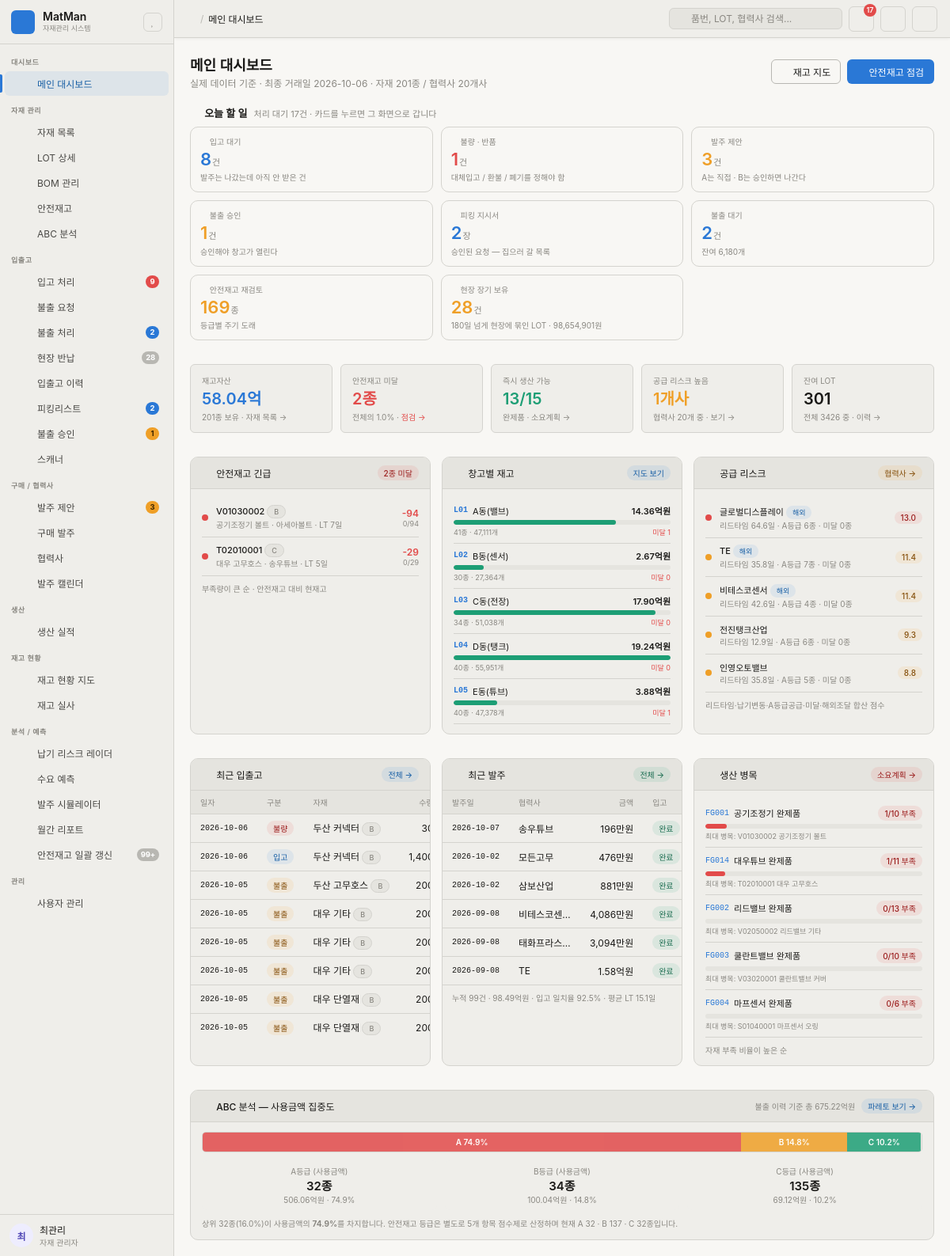
The page / on the database its author committed.
### tables this page shows
CREATE TABLE Safe_tb (
    P_ID          TEXT PRIMARY KEY,
    Lead_Time     INTEGER,             -- 리드타임(일)
    Sf_Lv         TEXT,                -- 등급 A/B/C (5개 점수 합계로 결정)
    Sf_Num        INTEGER,             -- 안전재고 수량 = 공식 계산 결과
    Price_Score   INTEGER,             -- 단가        1~3점
    Sub_Score     INTEGER,             -- 대체가능성  1~3점
    Impact_Score  INTEGER,             -- 결품영향도  1~3점
    Supply_Score  INTEGER,             -- 공급안정성  1~3점
    Usage_Score   INTEGER              -- 사용빈도    1~3점 (원본에 70건 결측)
);

CREATE TABLE Location_tb (
    Loc_ID     TEXT PRIMARY KEY,       -- 창고 코드 (L01~L05)
    Loc_N      TEXT                    -- 창고명
);

CREATE TABLE Company_tb (
    BRN        TEXT PRIMARY KEY,       -- 협력사 코드
    CP_N       TEXT,                   -- 협력사명
    Is_Foreign TEXT                    -- 해외 여부 Y/N
);

CREATE TABLE Product_tb (
    P_ID        TEXT PRIMARY KEY,      -- 자재코드 9자리 = 대(1)+중(2)+소(2)+일련(4)
    P_N         TEXT,                  -- 자재명
    Spec        TEXT,                  -- 규격/재질 (예: M6×12 SUS304, [대체] 표기 포함)
    BRN         TEXT,                  -- 공급 협력사
    P_Price     REAL,                  -- 단가
    MainCat     TEXT,
    SubCat      TEXT,
    DetailCat   TEXT,
    MinOrderQty INTEGER,               -- 최소발주수량(MOQ)
    PkgUnit     INTEGER                -- 포장단위
);

CREATE TABLE Purchase_Header_tb (
    H_ID   TEXT PRIMARY KEY,           -- 발주번호 PO...
    BRN    TEXT,                       -- 발주처
    P_Date TEXT                        -- 발주일
);

CREATE TABLE FG_tb (
    FG_ID    TEXT PRIMARY KEY,         -- 완제품 코드 FG001~FG015
    FG_N     TEXT,                     -- 완제품명
    MainCat  TEXT,                     -- 대분류 (V/S/E/U/T)
    SubCat   TEXT,                     -- 중분류
    Unit     TEXT                      -- 단위
);

CREATE TABLE BOM_tb (
    BOM_ID   TEXT PRIMARY KEY,         -- BOM0001~
    FG_ID    TEXT,                     -- 완제품
    P_ID     TEXT,                     -- 소요 자재
    Spec     TEXT,                     -- 규격
    BOM_Qty  INTEGER,                  -- 완제품 1대당 소요량
    Unit     TEXT,
    BOM_Type TEXT                      -- '표준' 또는 '대체 (→원자재P_ID)'
);

### app.py (the view)
@app.route("/")
def dashboard():
    conn = db.connect()
    try:
        data = db.dashboard(conn)
    finally:
        conn.close()
    return render_template("dashboard.html", **get_menu_context("dashboard"),
                           page_title="메인 대시보드", d=data)

### templates/dashboard.html
{% extends "base.html" %}
{% block content %}
{% macro won(n) -%}
{%- if n >= 100000000 -%}{{ "%.2f"|format(n/100000000) }}억
{%- elif n >= 10000 -%}{{ "{:,.0f}".format(n/10000) }}만
{%- else -%}{{ "{:,.0f}".format(n) }}{%- endif -%}
{%- endmacro %}
<div class="page-header">
  <div>
    <div class="page-title">메인 대시보드</div>
    <div class="page-subtitle">
      실제 데이터 기준 · 최종 거래일 {{ d.date_to }} · 자재 {{ d.kpi.item_cnt }}종 / 협력사 {{ d.kpi.supplier_cnt }}개사
    </div>
  </div>
  <div class="page-actions">
    <a href="/stock-map" class="btn"><i class="ti ti-building-warehouse"></i>재고 지도</a>
    <a href="/safety-stock" class="btn btn-primary"><i class="ti ti-shield-check"></i>안전재고 점검</a>
  </div>
</div>
<div class="todo-bar">
  <div class="todo-h">
    <i class="ti ti-checkup-list" style="color:var(--fill-accent)"></i>
    <span class="t">오늘 할 일</span>
    <span class="n">처리 대기 {{ d.todo_total }}건 · 카드를 누르면 그 화면으로 갑니다</span>
  </div>
  <div class="todo-grid">
    {%- for t in d.todo %}
    <a class="todo-card todo-{{ t.tone }}" href="{{ t.url }}">
      <div class="todo-l"><i class="ti {{ icon[t.key] }}"></i>{{ t.label }}</div>
      <div class="todo-v">{{ t.n }}<small>{{ t.unit }}</small></div>
      <div class="todo-s">{{ t.sub }}</div>
    </a>
    {%- endfor %}
  </div>
</div>
<div class="kpi-grid kpi-grid-5">
  <div class="kpi-card">
    <div class="kpi-label">재고자산</div>
    <div class="kpi-value kpi-ac">{{ "%.2f"|format(d.kpi.stock_value/100000000) }}억</div>
    <div class="kpi-sub">{{ d.kpi.item_cnt }}종 보유 · <a href="/products">자재 목록 →</a></div>
  </div>
  <div class="kpi-card">
    <div class="kpi-label">안전재고 미달</div>
    <div class="kpi-value kpi-dn">{{ d.kpi.short_cnt }}종</div>
    <div class="kpi-sub">전체의 {{ d.kpi.short_pct }}% · <a href="/safety-stock" style="color:var(--fill-danger)">점검 →</a></div>
  </div>
  <div class="kpi-card">
    <div class="kpi-label">즉시 생산 가능</div>
    <div class="kpi-value {% if d.kpi.makeable == 0 %}kpi-dn{% else %}kpi-ok{% endif %}">{{ d.kpi.makeable }}/{{ d.kpi.fg_cnt }}</div>
    <div class="kpi-sub">완제품 · <a href="/bom">소요계획 →</a></div>
  </div>
  <div class="kpi-card">
    <div class="kpi-label">공급 리스크 높음</div>
    <div class="kpi-value kpi-wn">{{ d.kpi.risk_high }}개사</div>
    <div class="kpi-sub">협력사 {{ d.kpi.supplier_cnt }}개 중 · <a href="/suppliers">보기 →</a></div>
  </div>
  <div class="kpi-card">
    <div class="kpi-label">잔여 LOT</div>
    <div class="kpi-value">{{ d.kpi.lot_live }}</div>
    <div class="kpi-sub">전체 {{ d.kpi.lot_total }} 중 · <a href="/tx-history">이력 →</a></div>
  </div>
</div>
<div class="dash-grid" style="margin-top:14px">
  <div class="card">
    <div class="card-header">
      <i class="ti ti-alert-triangle" style="color:var(--fill-danger)"></i>
      <span class="card-title">안전재고 긴급</span>
      <a href="/safety-stock" class="badge badge-danger">{{ d.kpi.short_cnt }}종 미달</a>
    </div>
    <div class="card-body">
      {% for r in d.urgent %}
      <div class="risk-row">
        <div class="risk-level lv-crit"></div>
        <div style="flex:1;min-width:0">
          <div style="font-size:11px;font-weight:500">{{ r.P_ID }}
            <span class="badge badge-muted" style="font-size:9px">{{ r.grade }}</span>
          </div>
          <div style="font-size:10px;color:var(--text-muted);white-space:nowrap;overflow:hidden;text-overflow:ellipsis">
            {{ r.P_N }} · {{ r.supplier or '-' }} · LT {{ r.lead_time }}일
          </div>
        </div>
        <div style="text-align:right;flex-shrink:0">
          <div style="font-size:12px;font-weight:600;color:var(--fill-danger)">{{ r.diff }}</div>
          <div style="font-size:9px;color:var(--text-muted)">{{ r.stock }}/{{ r.safe_qty }}</div>
        </div>
      </div>
      {% endfor %}
      <div style="font-size:10px;color:var(--text-muted);padding-top:8px">부족량이 큰 순 · 안전재고 대비 현재고</div>
    </div>
  </div>
  <div class="card">
    <div class="card-header">
      <i class="ti ti-building-warehouse" style="color:var(--fill-accent)"></i>
      <span class="card-title">창고별 재고</span>
      <a href="/stock-map" class="badge badge-primary">지도 보기</a>
    </div>
    <div class="card-body">
      {% for z in d.zones %}
      <div style="padding:7px 0;border-bottom:0.5px solid var(--border)">
        <div style="display:flex;align-items:center;gap:6px;margin-bottom:4px">
          <span style="font-family:ui-monospace,monospace;font-size:10px;font-weight:600;color:var(--fill-accent)">{{ z.Loc_ID }}</span>
          <span style="font-size:11px;flex:1">{{ z.Loc_N }}</span>
          <span style="font-size:11px;font-weight:600">{{ won(z.value) }}원</span>
        </div>
        <div class="progress">
          <div class="progress-fill {% if z.short_cnt >= 14 %}progress-dn{% elif z.short_cnt >= 13 %}progress-wn{% else %}progress-ok{% endif %}"
               style="width:{{ (z.value / d.zone_max * 100)|round(1) }}%"></div>
        </div>
        <div style="display:flex;justify-content:space-between;font-size:9px;color:var(--text-muted);margin-top:3px">
          <span>{{ z.item_cnt }}종 · {{ "{:,}".format(z.qty) }}개</span>
          <span style="color:var(--fill-danger)">미달 {{ z.short_cnt }}</span>
        </div>
      </div>
      {% endfor %}
    </div>
  </div>
  <div class="card">
    <div class="card-header">
      <i class="ti ti-building-store" style="color:var(--fill-warning)"></i>
      <span class="card-title">공급 리스크</span>
      <a href="/suppliers" class="badge badge-warning">협력사 →</a>
    </div>
    <div class="card-body">
      {% for c in d.risk_suppliers %}
      <div class="risk-row">
        <div class="risk-level {% if c.risk_lv == '높음' %}lv-crit{% elif c.risk_lv == '보통' %}lv-high{% else %}lv-ok{% endif %}"></div>
        <div style="flex:1;min-width:0">
          <div style="font-size:11px;font-weight:500">{{ c.CP_N }}
            {% if c.is_foreign == 'Y' %}<span class="badge badge-primary" style="font-size:9px">해외</span>{% endif %}
          </div>
          <div style="font-size:10px;color:var(--text-muted)">
            리드타임 {{ c.lt_avg }}일 · A등급 {{ c.grade_a }}종 · 미달 {{ c.short_cnt }}종
          </div>
        </div>
        <span class="badge {% if c.risk_lv == '높음' %}badge-danger{% elif c.risk_lv == '보통' %}badge-warning{% else %}badge-success{% endif %}">{{ c.risk }}</span>
      </div>
      {% endfor %}
      <div style="font-size:10px;color:var(--text-muted);padding-top:8px">리드타임·납기변동·A등급공급·미달·해외조달 합산 점수</div>
    </div>
  </div>
</div>
<div class="dash-grid" style="margin-top:14px">
  <div class="card">
    <div class="card-header">
      <i class="ti ti-history" style="color:var(--fill-accent)"></i>
      <span class="card-title">최근 입출고</span>
      <a href="/tx-history" class="badge badge-primary">전체 →</a>
    </div>
    <div class="card-body" style="padding:0">
      <table class="table">
        <thead><tr><th>일자</th><th>구분</th><th>자재</th><th style="text-align:right">수량</th></tr></thead>
        <tbody>
          {% for t in d.recent_tx %}
          <tr>
            <td style="font-family:ui-monospace,monospace;font-size:10px">{{ t.T_Date }}</td>
            <td><span class="badge {% if t.kind == 'in' %}badge-primary{% elif t.kind == 'bad' %}badge-danger{% elif t.kind == 'move' %}badge-muted{% else %}badge-warning{% endif %}">{{ t.T_Type }}</span></td>
            <td style="max-width:130px;overflow:hidden;text-overflow:ellipsis;white-space:nowrap">
              {{ t.P_N }}{% if t.grade %} <span class="badge badge-muted" style="font-size:9px">{{ t.grade }}</span>{% endif %}
            </td>
            <td style="text-align:right">{{ "{:,}".format(t.T_Num) }}</td>
          </tr>
          {% endfor %}
        </tbody>
      </table>
    </div>
  </div>
  <div class="card">
    <div class="card-header">
      <i class="ti ti-truck-delivery" style="color:var(--fill-success)"></i>
      <span class="card-title">최근 발주</span>
      <a href="/purchase" class="badge badge-success">전체 →</a>
    </div>
    <div class="card-body" style="padding:0">
      <table class="table">
        <thead><tr><th>발주일</th><th>협력사</th><th style="text-align:right">금액</th><th>입고</th></tr></thead>
        <tbody>
          {% for o in d.recent_po %}
          <tr>
            <td style="font-family:ui-monospace,monospace;font-size:10px">{{ o.date }}</td>
            <td style="max-width:90px;overflow:hidden;text-overflow:ellipsis;white-space:nowrap">{{ o.supplier }}</td>
            <td style="text-align:right">{{ won(o.amount) }}원</td>
            <td>
              {% if o.short %}<span class="badge badge-danger">부족 {{ o.short }}</span>
              {% else %}<span class="badge badge-success">완료</span>{% endif %}
            </td>
          </tr>
          {% endfor %}
        </tbody>
      </table>
      <div style="padding:8px 12px;font-size:10px;color:var(--text-muted);border-top:0.5px solid var(--border)">
        누적 {{ d.po_sum.order_cnt }}건 · {{ won(d.po_sum.amount) }}원 · 입고 일치율 {{ d.po_sum.ok_pct }}% · 평균 LT {{ d.po_sum.lead_avg }}일
      </div>
    </div>
  </div>
  <div class="card">
    <div class="card-header">
      <i class="ti ti-tool" style="color:var(--fill-danger)"></i>
      <span class="card-title">생산 병목</span>
      <a href="/bom" class="badge badge-danger">소요계획 →</a>
    </div>
    <div class="card-body">
      {% for f in d.fg_blocked %}
      <div style="padding:7px 0;border-bottom:0.5px solid var(--border)">
        <div style="display:flex;align-items:center;gap:6px">
          <span style="font-family:ui-monospace,monospace;font-size:10px;color:var(--fill-accent)">{{ f.FG_ID }}</span>
          <span style="font-size:11px;flex:1;overflow:hidden;text-overflow:ellipsis;white-space:nowrap">{{ f.FG_N }}</span>
          <span class="badge badge-danger">{{ f.zero_parts }}/{{ f.part_cnt }} 부족</span>
        </div>
        <div class="progress" style="margin-top:4px">
          <div class="progress-fill progress-dn" style="width:{{ (f.zero_parts / f.part_cnt * 100)|round(0) }}%"></div>
        </div>
        <div style="font-size:9px;color:var(--text-muted);margin-top:3px">
          최대 병목: {{ f.neck_pid }} {{ f.neck_name }}
        </div>
      </div>
      {% endfor %}
      <div style="font-size:10px;color:var(--text-muted);padding-top:8px">자재 부족 비율이 높은 순</div>
    </div>
  </div>
</div>
<div class="card" style="margin-top:14px">
  <div class="card-header">
    <i class="ti ti-chart-bar" style="color:var(--fill-accent)"></i>
    <span class="card-title">ABC 분석 — 사용금액 집중도</span>
    <span class="card-meta">불출 이력 기준 총 {{ won(d.abc_total) }}원</span>
    <a href="/abc" class="badge badge-primary">파레토 보기 →</a>
  </div>
  <div class="card-body">
    <div style="display:flex;height:26px;border-radius:5px;overflow:hidden;border:0.5px solid var(--border)">
      {% for g, col in [('A','var(--fill-danger)'), ('B','var(--fill-warning)'), ('C','var(--fill-success)')] %}
      <div style="width:{{ d.abc[g].share }}%;background:{{ col }};opacity:.85;display:flex;align-items:center;justify-content:center;color:#fff;font-size:10px;font-weight:600"
           title="{{ g }}등급 {{ d.abc[g].count }}종 · {{ won(d.abc[g].amount) }}원">
        {% if d.abc[g].share > 8 %}{{ g }} {{ d.abc[g].share }}%{% endif %}
      </div>
      {% endfor %}
    </div>
    <div class="kpi-grid kpi-grid-3" style="margin-top:10px">
      {% for g in ['A','B','C'] %}
      <div style="text-align:center;padding:6px;background:var(--surface-1);border-radius:6px">
        <div style="font-size:10px;color:var(--text-muted)">{{ g }}등급 (사용금액)</div>
        <div style="font-size:15px;font-weight:600">{{ d.abc[g].count }}종</div>
        <div style="font-size:10px;color:var(--text-muted)">{{ won(d.abc[g].amount) }}원 · {{ d.abc[g].share }}%</div>
      </div>
      {% endfor %}
    </div>
    <div style="font-size:10px;color:var(--text-muted);margin-top:9px;line-height:1.6">
      상위 {{ d.abc.A.count }}종({{ (d.abc.A.count / d.kpi.item_cnt * 100)|round(0) }}%)이 사용금액의 <b>{{ d.abc.A.share }}%</b>를 차지합니다.
      안전재고 등급은 별도로 5개 항목 점수제로 산정하며 현재 A {{ d.grade_dist.A.count }} · B {{ d.grade_dist.B.count }} · C {{ d.grade_dist.C.count }}종입니다.
    </div>
  </div>
</div>
{% endblock %}

### rows shown on the page
Safe_tb: P_ID "V01030002", grade "B", P_N "공기조정기 볼트", supplier "아세아볼트", lead_time "7", diff "-94", stock "0", safe_qty "94"
Safe_tb: P_ID "T02010001", grade "C", P_N "대우 고무호스", supplier "송우튜브", lead_time "5", diff "-29", stock "0", safe_qty "29"
Location_tb: Loc_ID "L01", Loc_N "A동(밸브)", n "14.36", {{ (z.value / d.zone_max * 100)|round(1) }} 74.7 (drawn), item_cnt "41", qty "47,111", short_cnt "1"
Location_tb: Loc_ID "L02", Loc_N "B동(센서)", n "2.67", {{ (z.value / d.zone_max * 100)|round(1) }} 13.9 (drawn), item_cnt "30", qty "27,364", short_cnt "0"
Location_tb: Loc_ID "L03", Loc_N "C동(전장)", n "17.90", {{ (z.value / d.zone_max * 100)|round(1) }} 93.0 (drawn), item_cnt "34", qty "51,038", short_cnt "0"
Location_tb: Loc_ID "L04", Loc_N "D동(탱크)", n "19.24", {{ (z.value / d.zone_max * 100)|round(1) }} 100.0 (drawn), item_cnt "40", qty "55,951", short_cnt "0"
Location_tb: Loc_ID "L05", Loc_N "E동(튜브)", n "3.88", {{ (z.value / d.zone_max * 100)|round(1) }} 20.2 (drawn), item_cnt "40", qty "47,378", short_cnt "1"
Company_tb: CP_N "글로벌디스플레이", Is_Foreign "해외", lt_avg "64.6", grade_a "6", short_cnt "0", risk "13.0"
Company_tb: CP_N "TE", Is_Foreign "해외", lt_avg "35.8", grade_a "7", short_cnt "0", risk "11.4"
Company_tb: CP_N "비테스코센서", Is_Foreign "해외", lt_avg "42.6", grade_a "4", short_cnt "0", risk "11.4"
Company_tb: CP_N "전진탱크산업", lt_avg "12.9", grade_a "6", short_cnt "0", risk "9.3"
Company_tb: CP_N "인영오토밸브", lt_avg "35.8", grade_a "5", short_cnt "0", risk "8.8"
Product_tb: P_N "두산 커넥터" "두산 커넥터"
Product_tb: P_N "두산 고무호스"
Product_tb: P_N "대우 기타"
Product_tb: P_N "대우 기타"
Product_tb: P_N "대우 기타"
Product_tb: P_N "대우 단열재"
Product_tb: P_N "대우 단열재"
Product_tb: date "2026-10-07", supplier "송우튜브", n "196"
Product_tb: date "2026-10-02", supplier "모든고무", n "476"
Product_tb: date "2026-10-02", supplier "삼보산업", n "881"
Product_tb: date "2026-09-08", supplier "비테스코센서", n "4,086"
Product_tb: date "2026-09-08", supplier "태화프라스틱", n "3,094"
Product_tb: date "2026-09-08", supplier "TE", n "1.58"
FG_tb: FG_ID "FG001", FG_N "공기조정기 완제품"
BOM_tb: neck_pid "V01030002"
FG_tb: FG_ID "FG014", FG_N "대우튜브 완제품"
BOM_tb: neck_pid "T02010001"
FG_tb: FG_ID "FG002", FG_N "리드밸브 완제품"
BOM_tb: neck_pid "V02050002"
FG_tb: FG_ID "FG003", FG_N "쿨란트밸브 완제품"
BOM_tb: neck_pid "V03020001"
FG_tb: FG_ID "FG004", FG_N "마프센서 완제품"
BOM_tb: neck_pid "S01040001"

### other values the page prints
{{ group.group }} "대시보드" "자재 관리" "입출고" "구매 / 협력사" "생산" "재고 현황" "분석 / 예측" "관리"
{{ item.label }} "메인 대시보드" "자재 목록" "LOT 상세" "BOM 관리" "안전재고" "ABC 분석" "입고 처리" "불출 요청" "불출 처리" "현장 반납" "입출고 이력" "피킹리스트" "불출 승인" "스캐너" "발주 제안" "구매 발주" "협력사" "발주 캘린더" "생산 실적" "재고 현황 지도" "재고 실사" "납기 리스크 레이더" "수요 예측" "발주 시뮬레이터" "월간 리포트" "안전재고 일괄 갱신" "사용자 관리"
{{ a.txt if a }} "9" "2" "28" "2" "1" "3" "99+"
{{ page_title }} "메인 대시보드"
{{ alerts.txt }} "17"
{{ d.date_to }} "2026-10-06"
{{ d.kpi.item_cnt }} "201"
{{ d.kpi.supplier_cnt }} "20"
{{ d.todo_total }} "17"
{{ t.label }} "입고 대기" "불량 · 반품" "발주 제안" "불출 승인" "피킹 지시서" "불출 대기" "안전재고 재검토" "현장 장기 보유"
{{ t.n }} "8" "1" "3" "1" "2" "2" "169" "28"
{{ t.unit }} "건" "건" "건" "건" "장" "건" "종" "건"
{{ t.sub }} "발주는 나갔는데 아직 안 받은 건" "대체입고 / 환불 / 폐기를 정해야 함" "A는 직접 · B는 승인하면 나간다" "승인해야 창고가 열린다" "승인된 요청 — 집으러 갈 목록" "잔여 6,180개" "등급별 주기 도래" "180일 넘게 현장에 묶인 LOT · 98,654,901원"
{{ "%.2f"|format(d.kpi.stock_value/100000000) }} "58.04"
{{ d.kpi.short_cnt }} "2"
